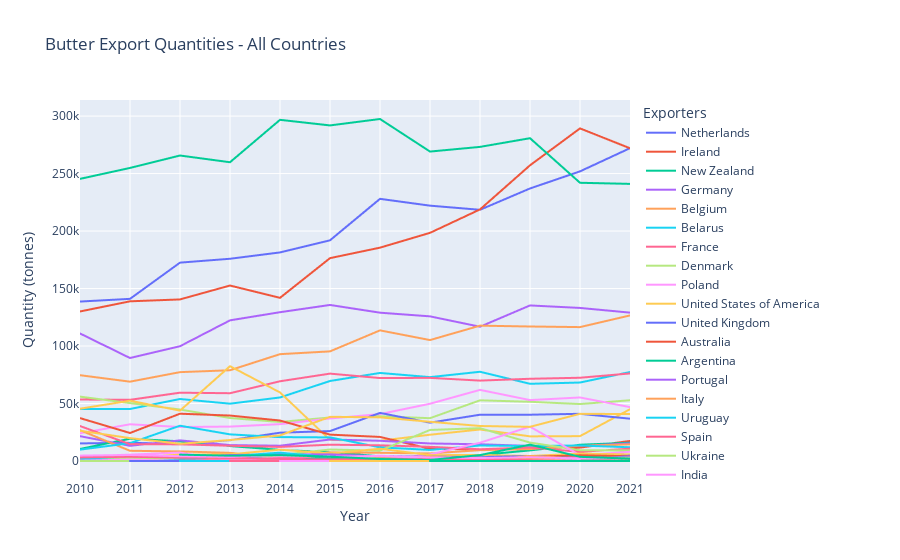

Notebook cell for this chart:
### Code cell
# df_global.sort_values(by=['Year','Quantity (tonnes)'],ascending=[True,False],inplace=True)
fig = px.line(df_global, 
              x="Year", 
              y="Quantity (tonnes)", 
              color='Exporters', 
              title='Butter Export Quantities - All Countries')
fig.show()
